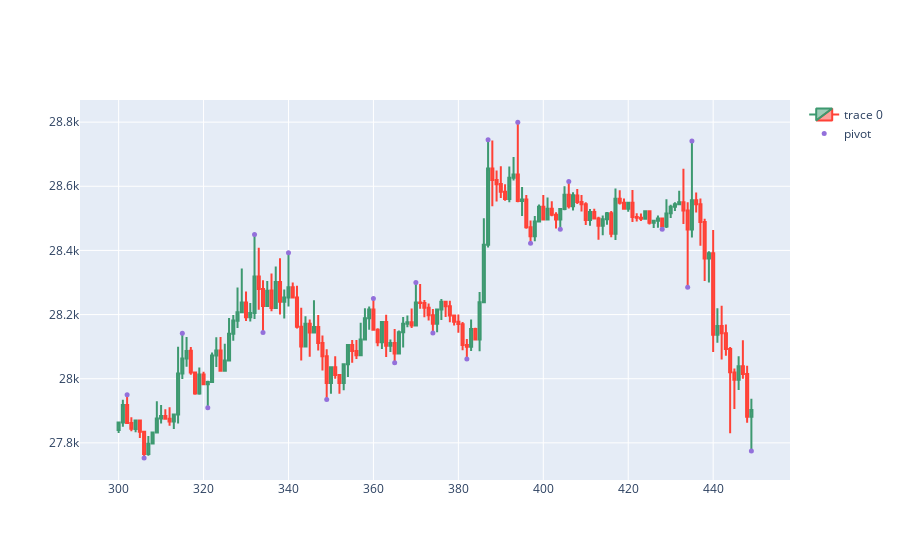

The notebook cell saved with this chart:
### Code cell
# 從 df 數據框中選擇特定的行範圍，這裡是從索引300到索引449的範圍，包括這些行
dfpl = df[300:450]

# 創建一個新的圖形對象（Figure），其中包括蠟燭圖和樞紐點標記
fig = go.Figure(data=[
    go.Candlestick(x=dfpl.index,  # x 軸數據（時間）
                   open=dfpl['open'],  # 開盤價格
                   high=dfpl['high'],  # 最高價格
                   low=dfpl['low'],    # 最低價格
                   close=dfpl['close']  # 收盤價格
                  )
])

# 添加散點圖（Scatter plot）用於標記樞紐點的位置
fig.add_scatter(x=dfpl.index, y=dfpl['pointpos'],  # x 軸為時間，y 軸為樞紐點的位置
                mode="markers",  # 使用散點模式
                marker=dict(size=5, color="MediumPurple"),  # 散點的大小和顏色
                name="pivot"  # 散點圖的名稱
                )

# 更新圖形的布局，隱藏 x 軸上的區域選擇器（xaxis_rangeslider）
fig.update_layout(xaxis_rangeslider_visible=False)

# 顯示圖形
fig.show()

### Figure 1 — Plotly figure (JSON) as saved in the notebook; plotly's stock layout.template omitted (floating-point values rounded to 4 significant figures; data arrays with more than 128 entries replaced by an {"elided": "..."} marker saying what was removed)
{"data": [{"close": {"elided": "150 float values"}, "high": {"elided": "150 float values"}, "low": {"elided": "150 float values"}, "open": {"elided": "150 float values"}, "type": "candlestick", "x": {"elided": "150 int values"}}, {"marker": {"color": "MediumPurple", "size": 5}, "mode": "markers", "name": "pivot", "type": "scatter", "x": {"elided": "150 int values"}, "y": {"elided": "150 float values"}}], "layout": {"xaxis": {"rangeslider": {"visible": false}}}}
